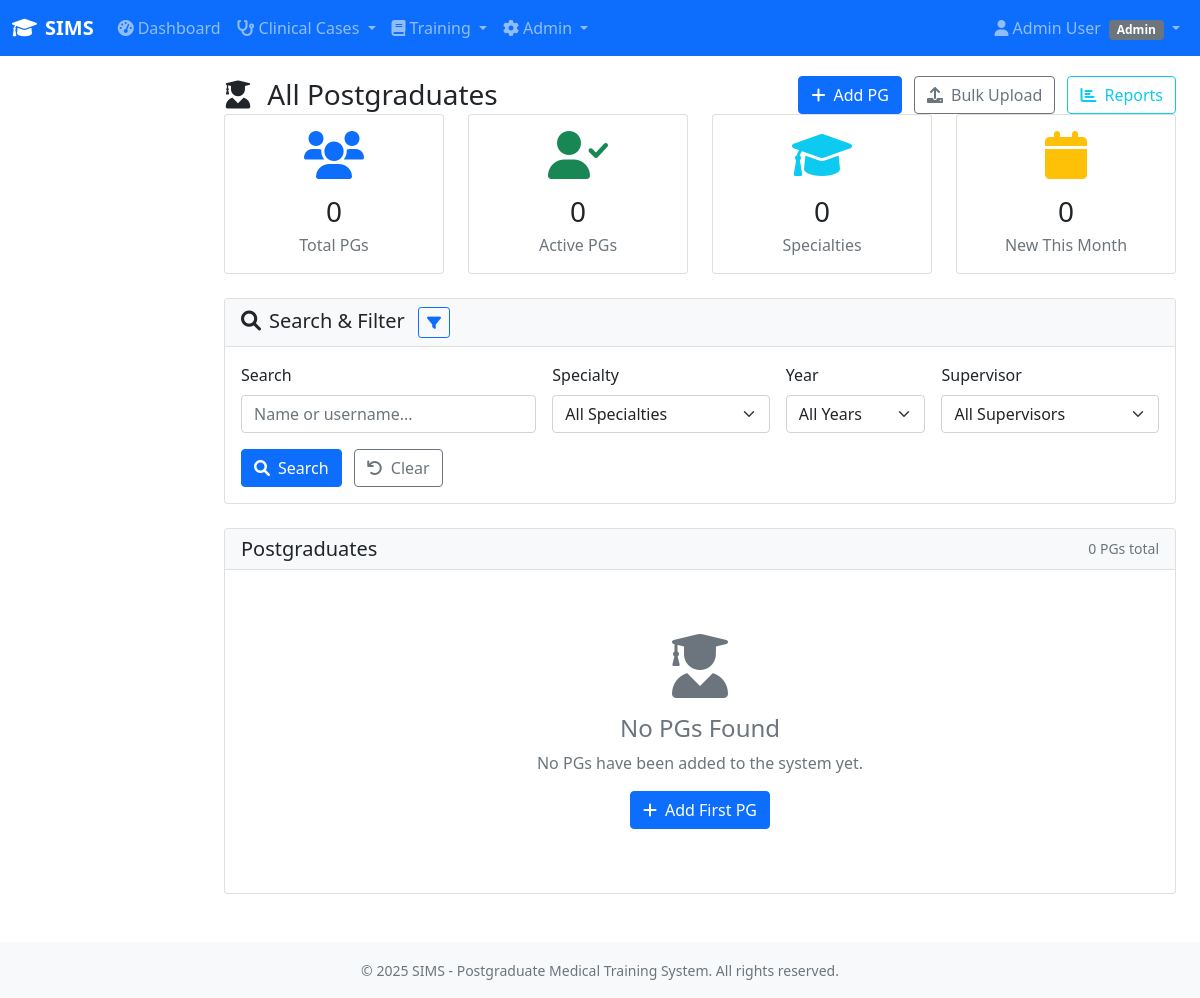
The page /users/pgs/ (signed in) on the database as committed earlier.
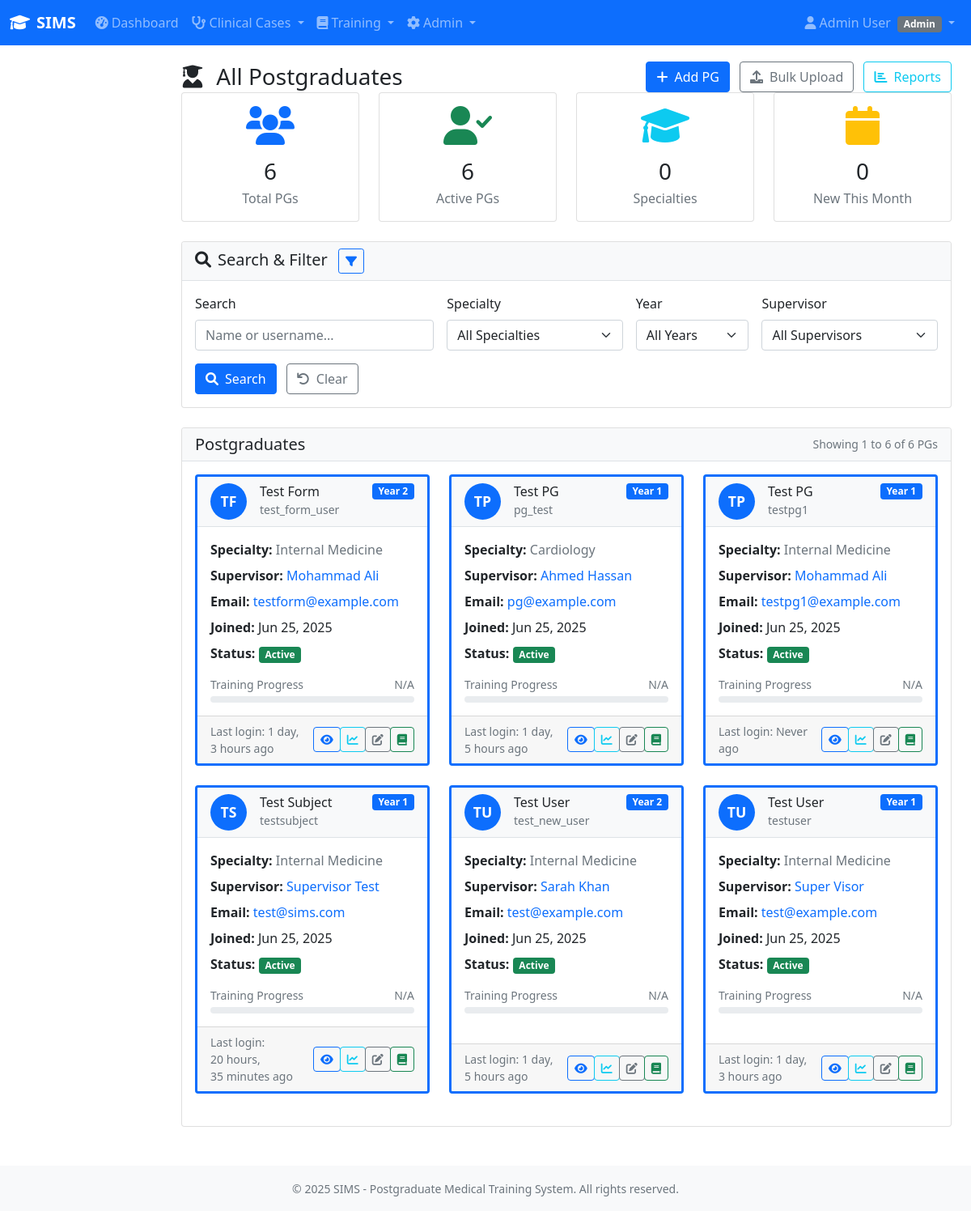
The same page on the database as committed later.
### sims/users/models.py (models this page shows, shortened)
class User(AbstractUser):
    role = models.CharField(
        max_length=20,
        choices=USER_ROLES,
        help_text="User role determines access permissions in SIMS"
    )
    specialty = models.CharField(
        max_length=100,
        choices=SPECIALTY_CHOICES,
        blank=True,
        null=True,
        help_text="Medical specialty (required for PGs and Supervisors)"
    )
    year = models.CharField(
        max_length=10,
        choices=YEAR_CHOICES,
        blank=True,
        null=True,
        help_text="Training year (required for PGs)"
    )
    supervisor = models.ForeignKey(
        'self',
        on_delete=models.SET_NULL,
        null=True,
        blank=True,
        related_name='assigned_pgs',
        limit_choices_to={'role': 'supervisor'},
        help_text="Assigned supervisor (required for PGs)"
    )
    registration_number = models.CharField(
        max_length=50,
        blank=True,
        null=True,
        help_text="Medical council registration number"
    )
    phone_number = models.CharField(
        max_length=15,
        blank=True,
        null=True,
        help_text="Contact phone number"
    )
    created_by = models.ForeignKey(
        'self',
        on_delete=models.SET_NULL,
        null=True,
        blank=True,
        related_name='users_created',
        help_text="Admin who created this user account"
    )
    modified_by = models.ForeignKey(
        'self',
        on_delete=models.SET_NULL,
        null=True,
        blank=True,
        related_name='users_modified',
        help_text="Last admin to modify this user account"
    )
    last_login_ip = models.GenericIPAddressField(
        null=True,
        blank=True,
        help_text="IP address of last login"
    )
    is_archived = models.BooleanField(
        default=False,
        help_text="Mark as archived instead of deleting"
    )
    archived_date = models.DateTimeField(
        null=True,
        blank=True,
        help_text="Date when user was archived"
    )
    class Meta:
        verbose_name = "SIMS User"
        verbose_name_plural = "SIMS Users"
        ordering = ['role', 'last_name', 'first_name']
        indexes = [
            models.Index(fields=['role']),
            models.Index(fields=['specialty']),
            models.Index(fields=['supervisor']),
            models.Index(fields=['is_active']),
        ]
    def is_admin(self):
        return self.role == 'admin'
    def is_supervisor(self):
        return self.role == 'supervisor'

### sims/users/views.py (the view)
# urls.py: path('pgs/', views.PGListView.as_view(), name='pg_list'),
class PGListView(LoginRequiredMixin, View):
    def get(self, request):
        return pg_list_view(request)

### sims/users/forms.py
class PGSearchForm(forms.Form):
    search = forms.CharField(
        max_length=100,
        required=False,
        widget=forms.TextInput(attrs={
            'class': 'form-control',
            'placeholder': 'Search by name or username...'
        })
    )
    specialty = forms.ChoiceField(
        choices=[('', 'All Specialties')] + list(SPECIALTY_CHOICES),
        required=False,
        widget=forms.Select(attrs={'class': 'form-control'})
    )
    year = forms.ChoiceField(
        choices=[('', 'All Years')] + list(YEAR_CHOICES),
        required=False,
        widget=forms.Select(attrs={'class': 'form-control'})
    )

### sims/context_processors.py (called while the page is built, shortened)
def admin_stats_context(request):
    if not request.path.startswith('/admin/'):
        return {}

### templates/users/pg_list.html (shortened to what the changed rows need)
{% extends 'base/base.html' %}
{% load static %}
{% block page_header %}
<div class="d-flex justify-content-between align-items-center">
    <h1 class="h3 mb-0">
        <i class="fas fa-user-graduate me-2"></i>
        {% if user.role == 'supervisor' %}
            Your Assigned PGs
        {% else %}
            All Postgraduates
        {% endif %}
    </h1>
</div>
{% endblock %}
{% block content %}
<div class="row mb-4">
    <div class="col-md-3">
        <div class="card text-center">
            <div class="card-body">
                <i class="fas fa-users fa-3x text-primary mb-3"></i>
                <h3 class="mb-1">{{ total_pgs|default:0 }}</h3>
                <p class="text-muted mb-0">Total PGs</p>
            </div>
        </div>
    </div>
    <div class="col-md-3">
        <div class="card text-center">
            <div class="card-body">
                <i class="fas fa-user-check fa-3x text-success mb-3"></i>
                <h3 class="mb-1">{{ page_obj.paginator.count|default:0 }}</h3>
                <p class="text-muted mb-0">
                    {% if user.role == 'supervisor' %}
                        Assigned to You
                    {% else %}
                        Active PGs
                    {% endif %}
                </p>
            </div>
        </div>
    </div>
</div>
<div class="card">
    <div class="card-header d-flex justify-content-between align-items-center">
        <h5 class="mb-0">Postgraduates</h5>
        <div class="pagination-info">
            {% if page_obj %}
                Showing {{ page_obj.start_index }} to {{ page_obj.end_index }} of {{ page_obj.paginator.count }} PGs
            {% else %}
                {{ total_pgs }} PGs total
            {% endif %}
        </div>
    </div>
    <div class="card-body">
        {% if page_obj %}
            <div class="row">
                {% for pg in page_obj %}
                <div class="col-md-6 col-lg-4 mb-4">
                    <div class="card pg-card h-100 border-start border-primary border-3">
                        <div class="card-header d-flex justify-content-between align-items-start">
                            <div class="d-flex align-items-center">
                                <div class="avatar bg-primary text-white rounded-circle d-flex align-items-center justify-content-center me-3" style="width: 45px; height: 45px;">
                                    {{ pg.first_name.0 }}{{ pg.last_name.0 }}
                                </div>
                                <div>
                                    <h6 class="mb-0">{{ pg.get_full_name }}</h6>
                                    <small class="text-muted">{{ pg.username }}</small>
                                </div>
                            </div>
                            <span class="badge bg-primary">Year {{ pg.year|default:"N/A" }}</span>
                        </div>
                        <div class="card-body">
                            <div class="mb-2">
                                <strong>Specialty:</strong>
                                <span class="text-muted">{{ pg.get_specialty_display|default:"Not specified" }}</span>
                            </div>
                            {% if pg.supervisor %}
                            <div class="mb-2">
                                <strong>Supervisor:</strong>
                                <a href="{% url 'users:profile_detail' pg.supervisor.pk %}" class="text-decoration-none">
                                    {{ pg.supervisor.get_full_name }}
                                </a>
                            </div>
                            {% endif %}
                            <div class="mb-2">
                                <strong>Email:</strong>
                                <a href="mailto:{{ pg.email }}" class="text-decoration-none">{{ pg.email }}</a>
                            </div>
                            <div class="mb-2">
                                <strong>Joined:</strong> {{ pg.date_joined|date:"M d, Y" }}
                            </div>
                            <div class="mb-3">
                                <strong>Status:</strong>
                                {% if pg.is_active %}
                                    <span class="badge bg-success">Active</span>
                                {% else %}
                                    <span class="badge bg-danger">Inactive</span>
                                {% endif %}
                            </div>
                            <div class="progress-section">
                                <div class="d-flex justify-content-between align-items-center mb-1">
                                    <small class="text-muted">Training Progress</small>
                                    <small class="text-muted" id="progress-{{ pg.pk }}">Loading...</small>
                                </div>
                                <div class="progress" style="height: 8px;">
                                </div>
                            </div>
                        </div>
                        <div class="card-footer">
                            <div class="d-flex justify-content-between align-items-center">
                                <small class="text-muted">
                                    Last login: {{ pg.last_login|timesince|default:"Never" }} ago
                                </small>
                                <div class="btn-group" role="group">
                                    <a href="{% url 'users:profile_detail' pg.pk %}" class="btn btn-sm btn-outline-primary" title="View Profile">
                                        <i class="fas fa-eye"></i>
                                    </a>
                                    <a href="{% url 'users:pg_progress' pg.pk %}" class="btn btn-sm btn-outline-info" title="View Progress">
                                        <i class="fas fa-chart-line"></i>
                                    </a>
                                    {% if user.role == 'admin' %}
                                    <a href="{% url 'users:user_edit' pg.pk %}" class="btn btn-sm btn-outline-secondary" title="Edit">
                                        <i class="fas fa-edit"></i>
                                    </a>
                                    {% endif %}
                                    <a href="{% url 'logbook:list' %}?pg={{ pg.pk }}" class="btn btn-sm btn-outline-success" title="View Logbook">
                                        <i class="fas fa-book"></i>
                                    </a>
                                </div>
                            </div>
                        </div>
                    </div>
                </div>
                {% endfor %}
            </div>
        {% else %}
            <div class="text-center py-5">
                <i class="fas fa-user-graduate fa-4x text-muted mb-3"></i>
                <h4 class="text-muted">No PGs Found</h4>
                <p class="text-muted">
                    {% if request.GET.search %}
                        No PGs match your search criteria. Try different keywords or clear the filters.
                    {% elif user.role == 'supervisor' %}
                        You don't have any PGs assigned to you yet. Contact an administrator.
                    {% else %}
                        No PGs have been added to the system yet.
                    {% endif %}
                </p>
                {% if user.role == 'admin' %}
                <a href="{% url 'users:user_create' %}" class="btn btn-primary">
                    <i class="fas fa-plus me-2"></i>Add First PG
                </a>
                {% endif %}
            </div>
        {% endif %}
    </div>
</div>
{% endblock %}

Rows that differ between the two databases and show on the page:
added User: first_name.0 "T", last_name.0 "F", get_full_name "Test Form", username "test_form_user", year "2", specialty "Internal Medicine", supervisor.get_full_name "Mohammad Ali", email "testform@example.com", date_joined "Jun 25, 2025", is_active "Active", last_login "1 day, 3 hours"
added User: first_name.0 "T", last_name.0 "P", get_full_name "Test PG", username "pg_test", year "1", specialty "Cardiology", supervisor.get_full_name "Ahmed Hassan", email "pg@example.com", date_joined "Jun 25, 2025", is_active "Active", last_login "1 day, 5 hours"
added User: first_name.0 "T", last_name.0 "P", get_full_name "Test PG", username "testpg1", year "1", specialty "Internal Medicine", supervisor.get_full_name "Mohammad Ali", email "testpg1@example.com", date_joined "Jun 25, 2025", is_active "Active", last_login "Never"
added User: first_name.0 "T", last_name.0 "S", get_full_name "Test Subject", username "testsubject", year "1", specialty "Internal Medicine", supervisor.get_full_name "Supervisor Test", email "test@sims.com", date_joined "Jun 25, 2025", is_active "Active", last_login "20 hours, 35 minutes"
added User: first_name.0 "T", last_name.0 "U", get_full_name "Test User", username "test_new_user", year "2", specialty "Internal Medicine", supervisor.get_full_name "Sarah Khan", email "test@example.com", date_joined "Jun 25, 2025", is_active "Active", last_login "1 day, 5 hours"
added User: first_name.0 "T", last_name.0 "U", get_full_name "Test User", username "testuser", year "1", specialty "Internal Medicine", supervisor.get_full_name "Super Visor", email "test@example.com", date_joined "Jun 25, 2025", is_active "Active", last_login "1 day, 3 hours"
Other text that changed with them:
{{ total_pgs|default:0 }}: "0" → "6"
{{ page_obj.paginator.count|default:0 }}: "0" → "6"
{{ page_obj.start_index }}: (not shown) → "1"
{{ page_obj.end_index }}: (not shown) → "6"
{{ page_obj.paginator.count }}: (not shown) → "6"
{{ total_pgs }}: "0" → (not shown)
text no longer shown: "PGs total No PGs Found No PGs have been added to the system yet. Add First PG"
text now shown: "Showing to of PGs"
